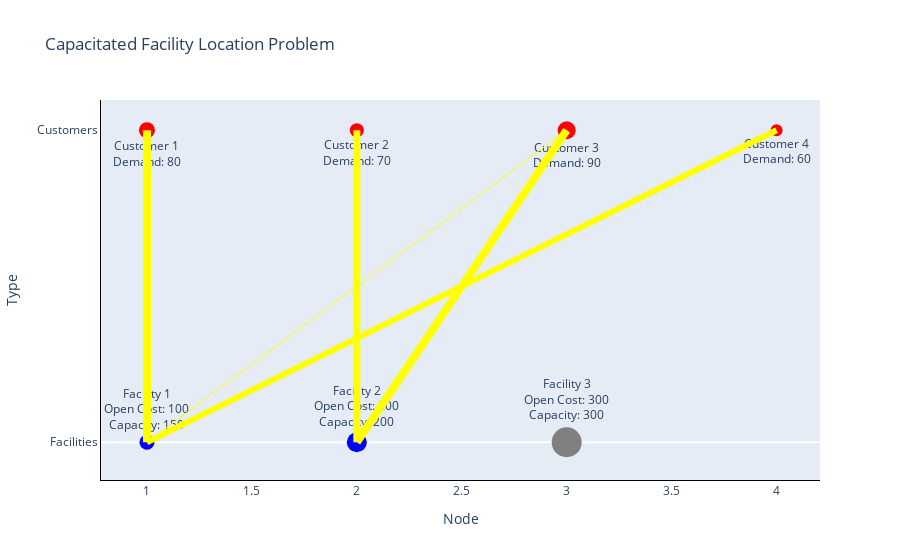

The cell this chart's notebook holds for it:
### Code cell
plot_facility_location(updated_df, plot_cost_edges=True, plot_transport_edges=True)

### Figure 1 — Plotly figure (JSON) as saved in the notebook; plotly's stock layout.template omitted (floating-point values rounded to 4 significant figures)
{"data": [{"marker": {"color": "blue", "size": 15}, "mode": "markers+text", "name": "Facility 1", "text": "Facility 1<br>Open Cost: 100<br>Capacity: 150", "textposition": "top center", "type": "scatter", "x": [1], "y": [0]}, {"marker": {"color": "blue", "size": 20}, "mode": "markers+text", "name": "Facility 2", "text": "Facility 2<br>Open Cost: 200<br>Capacity: 200", "textposition": "top center", "type": "scatter", "x": [2], "y": [0]}, {"marker": {"color": "gray", "size": 30}, "mode": "markers+text", "name": "Facility 3", "text": "Facility 3<br>Open Cost: 300<br>Capacity: 300", "textposition": "top center", "type": "scatter", "x": [3], "y": [0]}, {"marker": {"color": "red", "opacity": 1, "size": 16}, "mode": "markers+text", "name": "Customer 1", "text": "Customer 1<br>Demand: 80", "textposition": "bottom center", "type": "scatter", "x": [1], "y": [1]}, {"marker": {"color": "red", "opacity": 1, "size": 14}, "mode": "markers+text", "name": "Customer 2", "text": "Customer 2<br>Demand: 70", "textposition": "bottom center", "type": "scatter", "x": [2], "y": [1]}, {"marker": {"color": "red", "opacity": 1, "size": 18}, "mode": "markers+text", "name": "Customer 3", "text": "Customer 3<br>Demand: 90", "textposition": "bottom center", "type": "scatter", "x": [3], "y": [1]}, {"marker": {"color": "red", "opacity": 1, "size": 12}, "mode": "markers+text", "name": "Customer 4", "text": "Customer 4<br>Demand: 60", "textposition": "bottom center", "type": "scatter", "x": [4], "y": [1]}, {"hoverinfo": "text", "line": {"color": "yellow", "width": 8}, "mode": "lines", "showlegend": false, "text": "Amount: 80.0", "type": "scatter", "x": [1, 1], "y": [0, 1]}, {"hoverinfo": "text", "line": {"color": "yellow", "width": 1}, "mode": "lines", "showlegend": false, "text": "Amount: 10.0", "type": "scatter", "x": [1, 3], "y": [0, 1]}, {"hoverinfo": "text", "line": {"color": "yellow", "width": 6}, "mode": "lines", "showlegend": false, "text": "Amount: 60.0", "type": "scatter", "x": [1, 4], "y": [0, 1]}, {"hoverinfo": "text", "line": {"color": "yellow", "width": 7}, "mode": "lines", "showlegend": false, "text": "Amount: 70.0", "type": "scatter", "x": [2, 2], "y": [0, 1]}, {"hoverinfo": "text", "line": {"color": "yellow", "width": 8}, "mode": "lines", "showlegend": false, "text": "Amount: 80.0", "type": "scatter", "x": [2, 3], "y": [0, 1]}], "layout": {"showlegend": false, "title": {"text": "Capacitated Facility Location Problem"}, "xaxis": {"gridcolor": "white", "gridwidth": 1, "linecolor": "black", "showgrid": false, "title": {"text": "Node"}}, "yaxis": {"gridcolor": "white", "gridwidth": 1, "linecolor": "black", "showgrid": false, "ticktext": ["Facilities", "Customers"], "tickvals": [0, 1], "title": {"text": "Type"}}}}
